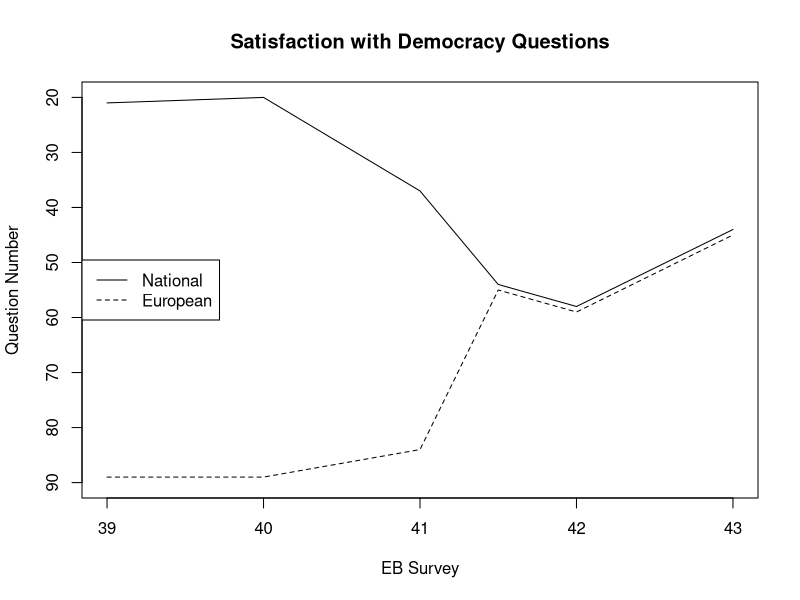

The R source for this figure: (Note: this script raises an error after producing the figure.)
x <- c(39,40,41,41.5,42,43)
y1 <- c(21,20,37,54,58,44)
y2 <- c(89,89,84,55,59,45)
pdf("graphics/questionorder.pdf",width=5,height=3,version="1.4")
plot(x,y1,type="l",ylim=c(90,20),
     main="Satisfaction with Democracy Questions",
     xlab="EB Survey",ylab="Question Number")
lines(x,y2,lty=2)
legend("left",legend=c("National","European"),lty=c(1,2))
dev.off()

byNatSat <- listToDotplotDF(meanE.na,change=4,
                            names=c("country","Sat","change"),noBy=T)
byNatSat <- cbind(byNatSat,E="European")
bySat <- listToDotplotDF(meanN.na,change=4,
                         names=c("country","Sat","change"),noBy=T)
bySat <- cbind(bySat,E="National")
combind <-  rbind(byNatSat,bySat)
combind$country <-  rep(data.frame(ftable(meanN.na.byCountryAndSupport[[6]]))$Var1) ## REALLY UGLY HACK FOR LOWER CASE COUNTRY NAMES!!!

trellis.device(file="graphics/SatbyCountryNA.pdf",
               device="pdf",color=F,width=6.5,height=4)

## plot only 41 to 41.1
p.byNatSat <- dotplot(Sat ~ country |E ,
                      combind[c(25:48,97:120),] ,
                      groups=change,
                      auto.key=list(text=c("41","41.1")),
                      scales=list(rot=45),layout=c(2,1))             
print(p.byNatSat);graphics.off()


byNatSat <- listToDotplotDF(meanE.0,change=4,
                            names=c("country","Sat","change"),noBy=T)
byNatSat <- cbind(byNatSat,E="European")
byNatSat$change <- c(rep("39",12),rep("40",12),rep("41",12),rep("41.1",12),rep("42",12),rep("43",12))
bySat <- listToDotplotDF(meanN.0,change=4,
                         names=c("country","Sat","change"),noBy=T)
bySat <- cbind(bySat,E="National")
bySat$change <- c(rep("39",12),rep("40",12),rep("41",12),rep("41.1",12),rep("42",12),rep("43",12))
combind <-  rbind(byNatSat,bySat)
trellis.device(file="graphics/SatbyCountry0.pdf",
               device="pdf",color=F,width=6,height=6)

## plot only 41 to 41.1
p.byNatSat <- dotplot(Sat ~ country |E ,
                      combind[c(13:48,85:120),] ,
                      ylab="Proportion Satisfied",
                            
                      groups=change,
                      auto.key=list(text=c("40,","41","41.1")),
                      scales=list(rot=45),layout=c(2,1))             
print(p.byNatSat);graphics.off()

##### N by support
byNatSat <- listToDotplotDF(meanN.na.byCountryAndSupport,change=4,
                            names=c("country","byVar","Diff","change"),
                            byLabels=c("Did Not Vote for Incumb","Voted for Gov Party"))
byNatSat$country <-  rep(data.frame(ftable(meanN.na.byCountryAndSupport[[6]]))$Var1) ## REALLY UGLY HACK FOR LOWER CASE COUNTRY NAMES!!!

trellis.device(file="graphics/NbySupport.pdf",
               device="pdf",color=F,width=6.5,height=4)

## plot only 41 to 41.1
p.byNatSat <- dotplot(Diff ~ country | byVar ,
                      ylab="Proportion Satisfied",
                      
                      byNatSat[49:96,] ,horizontal=F,
                      groups=change,
                      auto.key=list(text=c("41","41.1")),
                      scales=list(rot=45),layout=c(2,1))             
print(p.byNatSat);graphics.off()

############ DETAILED E by N SUPPORT

##### N by support
byNatSat <- listToDotplotDF(meanE.na.detailed,change=4,
                            names=c("country","byVar","Diff","change"),
                            byLabels=c("Nat. Very Sat.","Nat. Fairly Sat.",
                              "Nat. Not Very Sat.","Nat. Not at all"))
trellis.device(file="graphics/EbyNdetailed.pdf",
               device="pdf",color=F,width=7.5,height=4.5)
byNatSat$country <-  rep(data.frame(ftable(meanN.na.byCountryAndSupport[[6]]))$Var1) ## REALLY UGLY HACK FOR LOWER CASE COUNTRY NAMES!!!

## plot only 41 to 41.1
p.byNatSat <- dotplot(Diff ~ country | byVar ,
                      ylab="Proportion Satisfied",
                      byNatSat[97:192,] ,horizontal=F,
                      groups=change,
                      auto.key=list(text=c("41","41.1")),
                      scales=list(rot=45,cex=.7),layout=c(4,1))             
print(p.byNatSat);graphics.off()

############### E By Support


byNatSat <- listToDotplotDF(meanE.na.byCountryAndSupport,change=4,
                            names=c("country","byVar","Diff","change"),
                            byLabels=c("Did Not Vote for Incumb","Voted for Gov Party"))
trellis.device(file="graphics/EbySupport.pdf",
               device="pdf",color=F,width=6,height=8)

## plot only 41 to 41.1
p.byNatSat <- dotplot(Diff ~ country | byVar ,
                      byNatSat[49:96,] ,horizontal=F,
                      groups=change,
                      ylab="Proportion Satisfied",
                            
                      auto.key=list(text=c("41","41.1")),
                      scales=list(rot=45),layout=c(2,1))             
print(p.byNatSat);graphics.off()





## First with "difference eu-nat" then pct sat E.
## This is true supporters, false then true. first N.NA=0 then N.NA=NA
byNatSat <- listToDotplotDF(trueSupporters.0,change=4,
                            names=c("country","byVar","Diff","change"),
                            byLabels=c("Other","Committed Losers"))
trellis.device(file="graphics/differences/trueSupporters0.pdf",
               device="pdf",color=F,width=6,height=8)

## plot only 41 to 41.1
p.byNatSat <- dotplot(Diff ~ country | byVar ,
                      byNatSat[49:96,] ,horizontal=F,
                      groups=change,
                      
                      auto.key=list(text=c("41","41.1")),
                      scales=list(rot=45),layout=c(2,1))             
print(p.byNatSat);

## plot only 41 to 43
p.byNatSat <- dotplot(Diff ~ country | byVar ,
                      byNatSat[c(49:72,121:144),] ,horizontal=F,
                      groups=change,auto.key=list(text=c("41","43")),
                      scales=list(rot=45),layout=c(2,1))             
#print(p.byNatSat);
graphics.off()


######### the NA version
byNatSat <- listToDotplotDF(trueSupporters.na,change=4,
                            names=c("country","byVar","Diff","change"),
                            byLabels=c("Other","Committed Losers"))
trellis.device(file="graphics/differences/trueSupportersNA.pdf",
               device="pdf",color=F,width=6,height=8)

## plot only 41 to 41.1
p.byNatSat <- dotplot(Diff ~ country | byVar ,
                      byNatSat[49:96,] ,horizontal=F,
                      groups=change,
                      auto.key=list(text=c("41","41.1")),
                      scales=list(rot=45),layout=c(2,1))             
print(p.byNatSat);
## plot only 41 to 43
p.byNatSat <- dotplot(Diff ~ country | byVar ,
                      byNatSat[c(49:72,121:144),] ,horizontal=F,
                      groups=change,auto.key=list(text=c("41","43")),
                      scales=list(rot=45),layout=c(2,1))             
#print(p.byNatSat);
graphics.off()

################################
## True haters, false then true
byNatSat <- listToDotplotDF(trueHaters.0,change=4,
                            names=c("country","byVar","Diff","change"),
                            byLabels=c("Other","Disillusioned Winners"))
trellis.device(file="graphics/differences/trueHaters0.pdf",
               device="pdf",color=F,width=6,height=8)
## plot only 41 to 41.1
p.byNatSat <- dotplot(Diff ~ country | byVar ,
                      byNatSat[49:96,] ,horizontal=F,
                      groups=change,auto.key=list(text=c("41","41.1")),
                      scales=list(rot=45),layout=c(2,1))             
print(p.byNatSat);
## plot only 41 to 43
p.byNatSat <- dotplot(Diff ~ country | byVar ,
                      byNatSat[c(49:72,121:144),] ,
                      horizontal=F, groups=change,
                      auto.key=list(text=c("41","43")),
                      scales=list(rot=45),layout=c(2,1))             
#print(p.byNatSat);
graphics.off()
### The NA Version
trellis.device(file="graphics/differences/trueHatersNA.pdf",
               device="pdf",color=F,width=6,height=8)
byNatSat <- listToDotplotDF(trueHaters.na,change=4,
                            names=c("country","byVar","Diff","change"),
                            byLabels=c("Other","Disillusioned Winners"))

## plot only 41 to 41.1
p.byNatSat <- dotplot(Diff ~ country | byVar ,
                      byNatSat[49:96,] ,horizontal=F,
                      groups=change,auto.key=list(text=c("41","41.1")),
                      scales=list(rot=45),layout=c(2,1))             

print(p.byNatSat);
## plot only 41 to 43
p.byNatSat <- dotplot(Diff ~ country | byVar ,
                      byNatSat[c(49:72,121:144),] ,
                      horizontal=F, groups=change,
                      auto.key=list(text=c("41","43")),
                      scales=list(rot=45),layout=c(2,1))             
#print(p.byNatSat);
graphics.off()



################################

byNatSat <- listToDotplotDF(trueSupporters.0,change=4,
                            names=c("country","byVar","Diff","change"),
                            byLabels=c("Other","Yes Inst, No Incumb."))
trellis.device(file="graphics/differences/cond1-0.pdf",
               device="pdf",color=F,width=6,height=8)

## plot only 41 to 41.1

p.byNatSat <- dotplot(Diff ~ country | byVar ,
                      byNatSat[49:96,] ,horizontal=F,
                      groups=change,auto.key=list(text=c("41","41.1")),
                      scales=list(rot=45),layout=c(2,1))             
print(p.byNatSat);
## plot only 41 to 43
p.byNatSat <- dotplot(Diff ~ country | byVar ,
                      byNatSat[c(49:72,121:144),] ,horizontal=F,
                      groups=change,auto.key=list(text=c("41","43")),
                      scales=list(rot=45),layout=c(2,1))             
#print(p.byNatSat);
graphics.off()
### The NA Version
trellis.device(file="graphics/differences/cond1-NA.pdf",device="pdf",color=F,width=6,height=8)

byNatSat <- listToDotplotDF(cond1.na,change=4,
                            names=c("country","byVar","Diff","change"),
                            byLabels=c("Other","Yes Inst, No Incumb."))
## plot only 41 to 41.1
p.byNatSat <- dotplot(Diff ~ country | byVar ,
                      byNatSat[49:96,] ,horizontal=F,
                      groups=change,auto.key=list(text=c("41","41.1")),
                      scales=list(rot=45),layout=c(2,1))             
print(p.byNatSat);
## plot only 41 to 43
p.byNatSat <- dotplot(Diff ~ country | byVar ,
                      byNatSat[c(49:72,121:144),] ,horizontal=F,
                      groups=change,auto.key=list(text=c("41","43")),
                      scales=list(rot=45),layout=c(2,1))             
#print(p.byNatSat);
graphics.off()

################################
##condition 2 : the incumbent, but not national inst generally.
byNatSat <- listToDotplotDF(cond2.0,change=4,
                            names=c("country","byVar","Diff","change"),
                            byLabels=c("Other","Yes Gov, Still Dissat. Nat."))
trellis.device(file="graphics/differences/cond2-0.pdf",
               device="pdf",color=F,width=6,height=8)

## plot only 41 to 41.1

p.byNatSat <- dotplot(Diff ~ country | byVar ,
                      byNatSat[49:96,] ,horizontal=F,
                      groups=change,auto.key=list(text=c("41","41.1")),
                      scales=list(rot=45),layout=c(2,1))             
print(p.byNatSat);
## plot only 41 to 43
p.byNatSat <- dotplot(Diff ~ country | byVar ,
                      byNatSat[c(49:72,121:144),], horizontal=F,
                      groups=change,auto.key=list(text=c("41","43")),
                      scales=list(rot=45),layout=c(2,1))             
#print(p.byNatSat);
graphics.off()

#### The NA Version
trellis.device(file="graphics/differences/cond2-NA.pdf",device="pdf",color=F,width=6,height=8)

byNatSat <- listToDotplotDF(cond2.na,change=4,
                            names=c("country","byVar","Diff","change"),
                            byLabels=c("Other","Yes Gov, Still Dissat. Nat."))
## plot only 41 to 41.1
p.byNatSat <- dotplot(Diff ~ country | byVar ,
                      byNatSat[49:96,] ,horizontal=F,
                      groups=change,auto.key=list(text=c("41","41.1")),
                      scales=list(rot=45),layout=c(2,1))             
print(p.byNatSat);
## plot only 41 to 43
p.byNatSat <- dotplot(Diff ~ country | byVar ,
                      byNatSat[c(49:72,121:144),] ,horizontal=F,
                      groups=change,auto.key=list(text=c("41","43")),
                      scales=list(rot=45),layout=c(2,1))             

#print(p.byNatSat);
graphics.off()

#################################################################
### The Pct Sat E versions
#################################################################
## This is true supporters, false then true. first N.NA=0 then N.NA=NA
byNatSat <- listToDotplotDF(trueSupporters.pctsat.0,change=4,
                            names=c("country","byVar","Diff","change"),
                            byLabels=c("Other","Committed Losers"))
byNatSat$country <-  rep(data.frame(ftable(meanN.na.byCountryAndSupport[[6]]))$Var1) ## REALLY UGLY HACK FOR LOWER CASE COUNTRY NAMES!!!

trellis.device(file="graphics/trueSupporters0.pdf",
               device="pdf",color=F,width=6,height=6)

## plot only 41 to 41.1
p.byNatSat <- dotplot(Diff ~ country | byVar ,
                      byNatSat[49:96,] ,horizontal=F,
                      groups=change,
                      ylab="Proportion Satisfied",
                      auto.key=list(text=c("41","41.1")),
                      scales=list(rot=45),layout=c(2,1))             
print(p.byNatSat);

## plot only 41 to 43
p.byNatSat <- dotplot(Diff ~ country | byVar ,
                      ylab="Proportion Satisfied",
                      byNatSat[c(49:72,121:144),] ,horizontal=F,
                      groups=change,auto.key=list(text=c("41","43")),
                      scales=list(rot=45),layout=c(2,1))             
#print(p.byNatSat);
graphics.off()


######### the NA version
byNatSat <- listToDotplotDF(trueSupporters.pctsat.na,change=4,
                            names=c("country","byVar","Diff","change"),
                            byLabels=c("Other","Committed Losers"))
byNatSat$country <-  rep(data.frame(ftable(meanN.na.byCountryAndSupport[[6]]))$Var1) ## REALLY UGLY HACK FOR LOWER CASE COUNTRY NAMES!!!

trellis.device(file="graphics/trueSupportersNA.pdf",
               device="pdf",color=F,width=6,height=6)

## plot only 41 to 41.1
p.byNatSat <- dotplot(Diff ~ country | byVar ,
                      byNatSat[49:96,] ,horizontal=F,
                      groups=change,
                      ylab="Proportion Satisfied",
                      auto.key=list(text=c("41","41.1")),
                      scales=list(rot=45),layout=c(2,1))             
print(p.byNatSat);
## plot only 41 to 43
p.byNatSat <- dotplot(Diff ~ country | byVar ,
                      ylab="Proportion Satisfied",
                      byNatSat[c(49:72,121:144),] ,horizontal=F,
                      groups=change,auto.key=list(text=c("41","43")),
                      scales=list(rot=45),layout=c(2,1))             
#print(p.byNatSat);
graphics.off()

################################
## True haters, false then true
byNatSat <- listToDotplotDF(trueHaters.pctsat.0,change=4,
                            names=c("country","byVar","Diff","change"),
                            byLabels=c("Other","Disillusioned Winners"))
byNatSat$country <-  rep(data.frame(ftable(meanN.na.byCountryAndSupport[[6]]))$Var1) ## REALLY UGLY HACK FOR LOWER CASE COUNTRY NAMES!!!

trellis.device(file="graphics/trueHaters0.pdf",
               device="pdf",color=F,width=6,height=6)
## plot only 41 to 41.1
p.byNatSat <- dotplot(Diff ~ country | byVar ,
                      ylab="Proportion Satisfied",
                      byNatSat[49:96,] ,horizontal=F,
                      groups=change,auto.key=list(text=c("41","41.1")),
                      scales=list(rot=45),layout=c(2,1))             
print(p.byNatSat);
## plot only 41 to 43
p.byNatSat <- dotplot(Diff ~ country | byVar ,
                      byNatSat[c(49:72,121:144),] ,
                      ylab="Proportion Satisfied",
                      horizontal=F, groups=change,
                      auto.key=list(text=c("41","43")),
                      scales=list(rot=45),layout=c(2,1))             
#print(p.byNatSat);
graphics.off()
### The NA Version
trellis.device(file="graphics/trueHatersNA.pdf",
               device="pdf",color=F,width=6,height=6)
byNatSat <- listToDotplotDF(trueHaters.pctsat.na,change=4,
                            names=c("country","byVar","Diff","change"),
                            byLabels=c("Other","Disillusioned Winners"))
byNatSat$country <-  rep(data.frame(ftable(meanN.na.byCountryAndSupport[[6]]))$Var1) ## REALLY UGLY HACK FOR LOWER CASE COUNTRY NAMES!!!


## plot only 41 to 41.1
p.byNatSat <- dotplot(Diff ~ country | byVar ,
                      byNatSat[49:96,] ,horizontal=F,
                      ylab="Proportion Satisfied",
                      groups=change,auto.key=list(text=c("41","41.1")),
                      scales=list(rot=45),layout=c(2,1))             

print(p.byNatSat);
## plot only 41 to 43
p.byNatSat <- dotplot(Diff ~ country | byVar ,
                      ylab="Proportion Satisfied",
                      byNatSat[c(49:72,121:144),] ,
                      horizontal=F, groups=change,
                      auto.key=list(text=c("41","43")),
                      scales=list(rot=45),layout=c(2,1))             
#print(p.byNatSat);
graphics.off()



################################
## Sore Losers: Nat FALSE (implied because) Support FALSE
byNatSat <- listToDotplotDF(sLoser.pctsat.0,change=4,
                            names=c("country","byVar","Diff","change"),
                            byLabels=c("Other","Sore Losers"))
byNatSat$country <-  rep(data.frame(ftable(meanN.na.byCountryAndSupport[[6]]))$Var1) ## REALLY UGLY HACK FOR LOWER CASE COUNTRY NAMES!!!

trellis.device(file="graphics/soreLosers0.pdf",
               device="pdf",color=F,width=6,height=6)

## plot only 41 to 41.1

p.byNatSat <- dotplot(Diff ~ country | byVar ,
                      ylab="Proportion Satisfied",
                      byNatSat[49:96,] ,horizontal=F,
                      groups=change,auto.key=list(text=c("41","41.1")),
                      scales=list(rot=45),layout=c(2,1))             
print(p.byNatSat);
## plot only 41 to 43
p.byNatSat <- dotplot(Diff ~ country | byVar ,
                      ylab="Proportion Satisfied",
                      byNatSat[c(49:72,121:144),] ,horizontal=F,
                      groups=change,auto.key=list(text=c("41","43")),
                      scales=list(rot=45),layout=c(2,1))             
#print(p.byNatSat);
graphics.off()
### The NA Version
trellis.device(file="graphics/soreLosersNA.pdf",device="pdf",color=F,width=6,height=6)

byNatSat <- listToDotplotDF(sLoser.pctsat.na,change=4,
                            names=c("country","byVar","Diff","change"),
                            byLabels=c("Other","Sore Losers"))
byNatSat$country <-  rep(data.frame(ftable(meanN.na.byCountryAndSupport[[6]]))$Var1) ## REALLY UGLY HACK FOR LOWER CASE COUNTRY NAMES!!!

## plot only 41 to 41.1
p.byNatSat <- dotplot(Diff ~ country | byVar ,
                      ylab="Proportion Satisfied",
                      byNatSat[49:96,] ,horizontal=F,
                      groups=change,auto.key=list(text=c("41","41.1")),
                      scales=list(rot=45),layout=c(2,1))             
print(p.byNatSat);
## plot only 41 to 43
p.byNatSat <- dotplot(Diff ~ country | byVar ,
                      ylab="Proportion Satisfied",
                            
                      byNatSat[c(49:72,121:144),] ,horizontal=F,
                      groups=change,auto.key=list(text=c("41","43")),
                      scales=list(rot=45),layout=c(2,1))             
#print(p.byNatSat);
graphics.off()

################################
## Gratified Winners: Nat TRUE (implied because) Support TRUE 
byNatSat <- listToDotplotDF(gWinner.pctsat.0,change=4,
                            names=c("country","byVar","Diff","change"),
                            byLabels=c("Other","Gratified Winners"))
byNatSat$country <-  rep(data.frame(ftable(meanN.na.byCountryAndSupport[[6]]))$Var1) ## REALLY UGLY HACK FOR LOWER CASE COUNTRY NAMES!!!

trellis.device(file="graphics/gratWinners0.pdf",
               device="pdf",color=F,width=6,height=6)

## plot only 41 to 41.1

p.byNatSat <- dotplot(Diff ~ country | byVar ,
                      ylab="Proportion Satisfied",
                            
                      byNatSat[49:96,] ,horizontal=F,
                      groups=change,auto.key=list(text=c("41","41.1")),
                      scales=list(rot=45),layout=c(2,1))             
print(p.byNatSat);
## plot only 41 to 43
p.byNatSat <- dotplot(Diff ~ country | byVar ,
                      ylab="Proportion Satisfied",
                      byNatSat[c(49:72,121:144),], horizontal=F,
                      groups=change,auto.key=list(text=c("41","43")),
                      scales=list(rot=45),layout=c(2,1))             
#print(p.byNatSat);
graphics.off()

#### The NA Version
trellis.device(file="graphics/gratWinnersNA.pdf",device="pdf",color=F,width=6,height=6)

byNatSat <- listToDotplotDF(gWinner.pctsat.na,change=4,
                            names=c("country","byVar","Diff","change"),
                            byLabels=c("Other","Gratified Winners"))
byNatSat$country <-  rep(data.frame(ftable(meanN.na.byCountryAndSupport[[6]]))$Var1) ## REALLY UGLY HACK FOR LOWER CASE COUNTRY NAMES!!!

## plot only 41 to 41.1
p.byNatSat <- dotplot(Diff ~ country | byVar ,
                      ylab="Proportion Satisfied",
                            
                      byNatSat[49:96,] ,horizontal=F,
                      groups=change,auto.key=list(text=c("41","41.1")),
                      scales=list(rot=45),layout=c(2,1))             
print(p.byNatSat);
## plot only 41 to 43
p.byNatSat <- dotplot(Diff ~ country | byVar ,
                      ylab="Proportion Satisfied",
                      byNatSat[c(49:72,121:144),] ,horizontal=F,
                      groups=change,auto.key=list(text=c("41","43")),
                      scales=list(rot=45),layout=c(2,1))             

#print(p.byNatSat);
graphics.off()



#### Now consider the "EU benefit condition c"
#### for true supporters and true haters.

## subset the true supporters / true haters
Trues.0 <- lapply(data.0, subset, trueSupporter==T)
Trues.na <- lapply(data.NA, subset, trueSupporter==T)
Trueh.0 <- lapply(data.0, subset, trueHater==T)
Trueh.na <- lapply(data.NA, subset, trueHater==T)

lapply(Trues.na, function(x) { by(x, list(x$country,x$benefit), function(x) mean(x$E,na.rm=T)) }) -> trueSupporters.benefit.na
lapply(Trues.0, function(x) { by(x, list(x$country,x$benefit), function(x) mean(x$E,na.rm=T)) }) -> trueSupporters.benefit.0

lapply(Trueh.na, function(x) { by(x, list(x$country,x$benefit), function(x) mean(x$E,na.rm=T)) }) -> trueHaters.benefit.na
lapply(Trueh.0, function(x) { by(x, list(x$country,x$benefit), function(x) mean(x$E,na.rm=T)) }) -> trueHaters.benefit.0


## This is true supporters, false then true. first N.NA=0 then N.NA=NA
byNatSat <- listToDotplotDF(trueSupporters.benefit.0,change=4,
                            names=c("country","byVar","Diff","change"),
                            byLabels=c("Other","Has Benefited"))
trellis.device(file="graphics/trueSupportersBenefit0.pdf",
               device="pdf",color=F,width=6,height=6)

## plot only 41 to 41.1
p.byNatSat <- dotplot(Diff ~ country | byVar ,
                      byNatSat[49:96,] ,horizontal=F,
                      groups=change,
                      ylab="Proportion Satisfied",
                            
                      auto.key=list(text=c("41","41.1")),
                      scales=list(rot=45),layout=c(2,1))             
print(p.byNatSat);

## plot only 41 to 43
p.byNatSat <- dotplot(Diff ~ country | byVar ,
                      ylab="Proportion Satisfied",
                            
                      byNatSat[c(49:72,121:144),] ,horizontal=F,
                      groups=change,auto.key=list(text=c("41","43")),
                      scales=list(rot=45),layout=c(2,1))             
#print(p.byNatSat);
graphics.off()


######### the NA version
byNatSat <- listToDotplotDF(trueSupporters.benefit.na,change=4,
                            names=c("country","byVar","Diff","change"),
                            byLabels=c("Other","Has Benefited"))
trellis.device(file="graphics/trueSupportersBenefitNA.pdf",
               device="pdf",color=F,width=6,height=6)

## plot only 41 to 41.1
p.byNatSat <- dotplot(Diff ~ country | byVar ,
                      ylab="Proportion Satisfied",
                            
                      byNatSat[49:96,] ,horizontal=F,
                      groups=change,
                      auto.key=list(text=c("41","41.1")),
                      scales=list(rot=45),layout=c(2,1))             
print(p.byNatSat);
## plot only 41 to 43
p.byNatSat <- dotplot(Diff ~ country | byVar ,
                      byNatSat[c(49:72,121:144),] ,horizontal=F,
                      ylab="Proportion Satisfied",
                            
                      groups=change,auto.key=list(text=c("41","43")),
                      scales=list(rot=45),layout=c(2,1))             
#print(p.byNatSat);
graphics.off()

################################
## True haters, false then true
byNatSat <- listToDotplotDF(trueHaters.benefit.0,change=4,
                            names=c("country","byVar","Diff","change"),
                            byLabels=c("Other","Not Benefited"))
trellis.device(file="graphics/trueHatersBenefit0.pdf",
               device="pdf",color=F,width=6,height=6)
## plot only 41 to 41.1
p.byNatSat <- dotplot(Diff ~ country | byVar ,
                      ylab="Proportion Satisfied",
                            
                      byNatSat[49:96,] ,horizontal=F,
                      groups=change,auto.key=list(text=c("41","41.1")),
                      scales=list(rot=45),layout=c(2,1))             
print(p.byNatSat);
## plot only 41 to 43
p.byNatSat <- dotplot(Diff ~ country | byVar ,
                      ylab="Proportion Satisfied",
                            
                      byNatSat[c(49:72,121:144),] ,
                      horizontal=F, groups=change,
                      auto.key=list(text=c("41","43")),
                      scales=list(rot=45),layout=c(2,1))             
#print(p.byNatSat);
graphics.off()
### The NA Version
trellis.device(file="graphics/trueHatersBenefitNA.pdf",
               device="pdf",color=F,width=6,height=6)
byNatSat <- listToDotplotDF(trueHaters.benefit.na,change=4,
                            names=c("country","byVar","Diff","change"),
                            byLabels=c("Other","Not Benefited"))

## plot only 41 to 41.1
p.byNatSat <- dotplot(Diff ~ country | byVar ,
                      ylab="Proportion Satisfied",
                            
                      byNatSat[49:96,] ,horizontal=F,
                      groups=change,auto.key=list(text=c("41","41.1")),
                      scales=list(rot=45),layout=c(2,1))             

print(p.byNatSat);
## plot only 41 to 43
p.byNatSat <- dotplot(Diff ~ country | byVar ,
                      ylab="Proportion Satisfied",
                            
                      byNatSat[c(49:72,121:144),] ,
                      horizontal=F, groups=change,
                      auto.key=list(text=c("41","43")),
                      scales=list(rot=45),layout=c(2,1))             
#print(p.byNatSat);
graphics.off()

